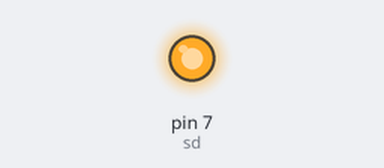
Bench run of a sketch on a simulated Arduino Uno, built with avr-gcc and run on an emulated ATmega328P. Parts: output pins drawn as LEDs (lit = HIGH). Pins used as bus, display or sensor lines are not drawn.

Above: at 0.1 s.
Timing chart, 0 to 1.6 s (numbered marks = the images above):
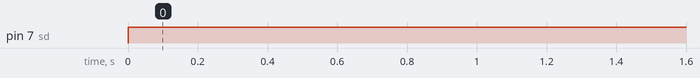

The sketch:

Shiftreg.ino
```cpp
char clk = 5;
char latch = 4;
char sd = 7;


byte data = B11111111;

void setup() {
  pinMode(clk,OUTPUT);
  pinMode(latch,OUTPUT);
  pinMode(sd,OUTPUT);
  digitalWrite(clk,LOW);
  digitalWrite(latch,LOW);
}

void loop() {
  for( char k=0; k < 8; k++){
  if ((data >> k) & B00000001 ){
  digitalWrite(sd,HIGH);
  digitalWrite(clk,HIGH);
  digitalWrite(clk,LOW);
 }
 else {
  digitalWrite(sd,LOW);
  digitalWrite(clk,HIGH);
  digitalWrite(clk,LOW);
 }
  }
 digitalWrite(latch,HIGH);
 digitalWrite(latch,LOW);

}
```

Measured:
- by itself, pin 7 (sd): LOW → HIGH at 0.00 s
